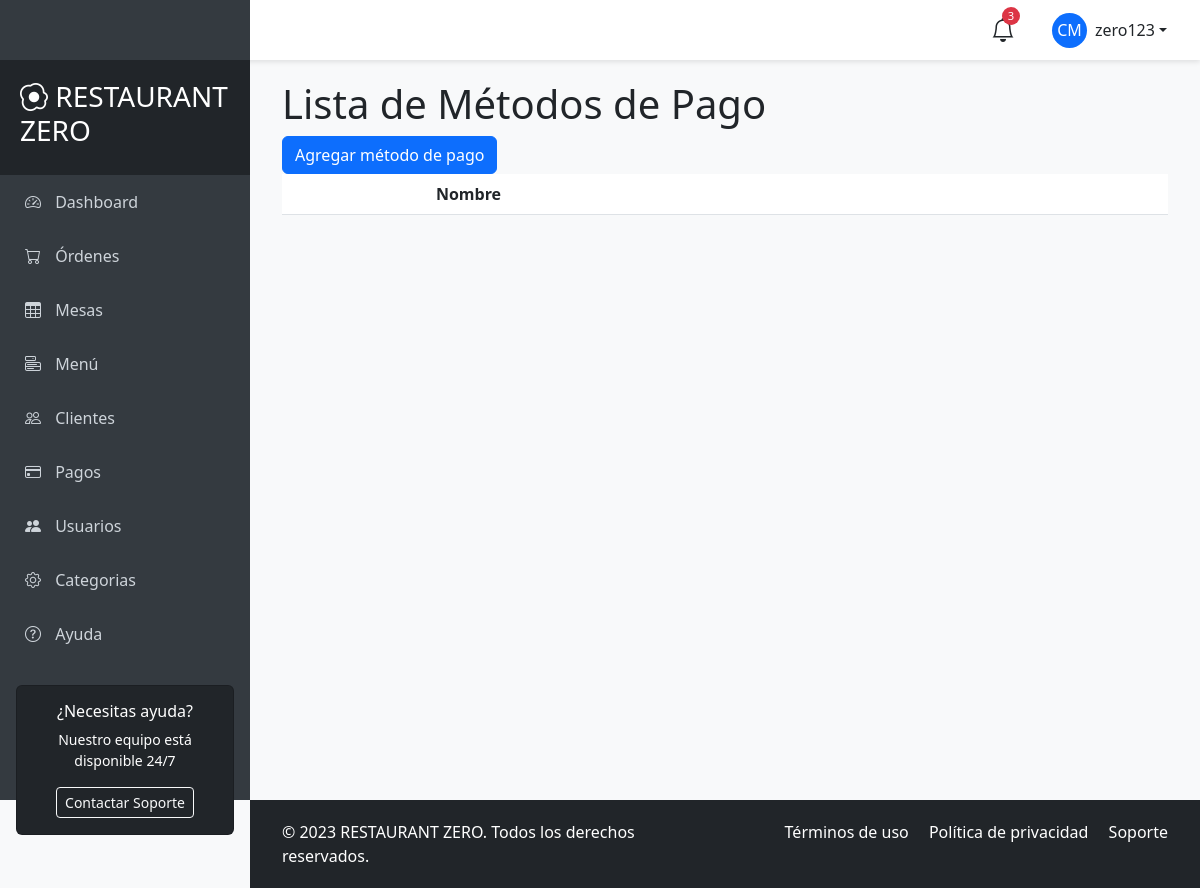
The app's page /ordenes/metodos_pago/ (signed in), older data.
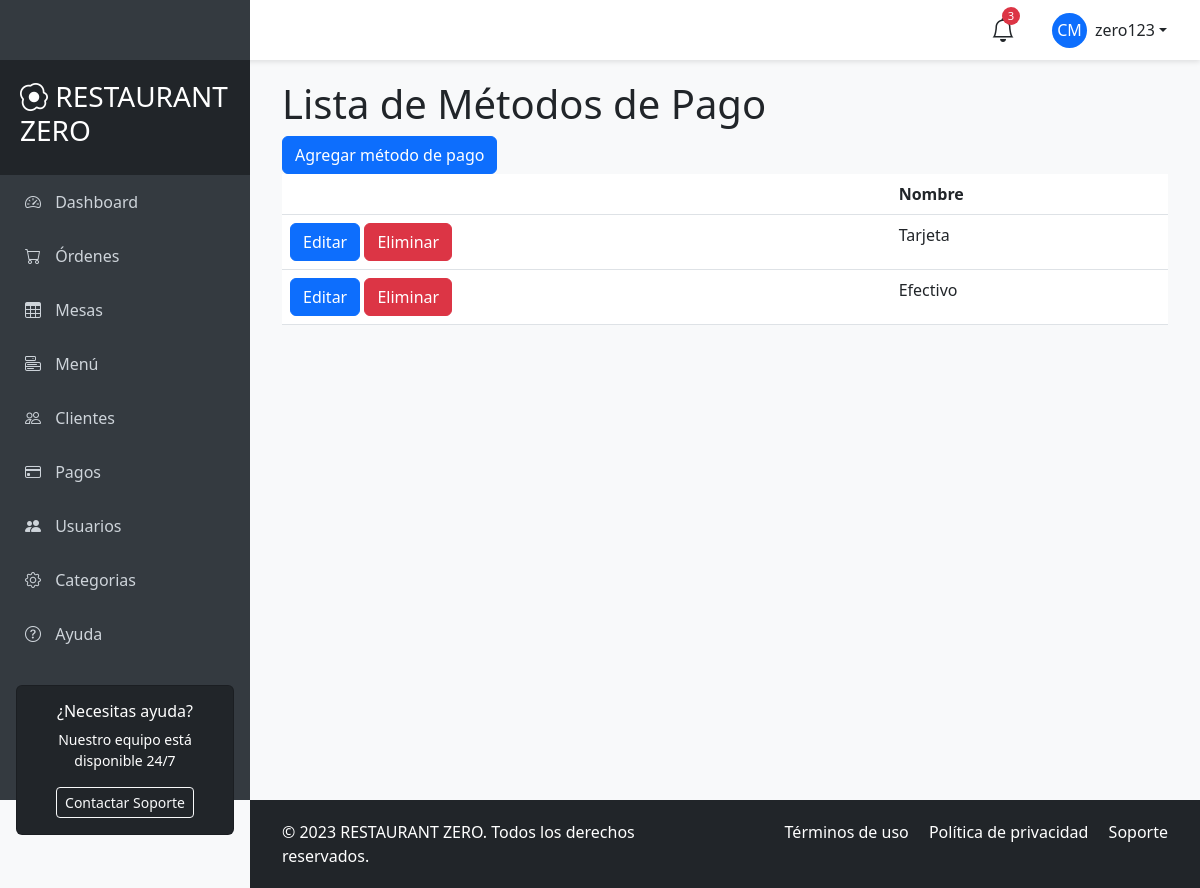
The same page, newer data.
### apps/ordenes/models.py (models this page shows, shortened)
class MetodoPago(models.Model):
    nombre = models.CharField(max_length=50)

### apps/ordenes/views.py (the view)
# urls.py: path('metodos_pago/', views.MetodoPagoListView.as_view(), name='metodos_pago_list'),
class MetodoPagoListView(LoginRequiredMixin, ListView):
    model = MetodoPago
    template_name = 'pagos/metodos_pago_list.html'
    context_object_name = 'metodos_pago'

### templates/pagos/metodos_pago_list.html
{% extends 'main/base_user.html' %}
{% block content %}
<h1>Lista de Métodos de Pago</h1>
<a class="btn btn-primary" href="{% url 'ordenes:metodos_pago_create' %}">Agregar método de pago</a>
<table class="table">
    <thead>
        <tr>
            <th></th>
            <th>Nombre</th>
        </tr>
    </thead>
    <tbody>
        {% for metodo_pago in metodos_pago %}
        <tr>
            <td>
                <a class="btn btn-primary" href="{% url 'ordenes:metodos_pago_edit' metodo_pago.pk %}">Editar</a>
                <a class="btn btn-danger" href="{% url 'ordenes:metodos_pago_delete' metodo_pago.pk %}">Eliminar</a>
            </td>
            <td>{{ metodo_pago.nombre }}</td>
        </tr>
        {% endfor %}
    </tbody>
</table>
{% endblock %}

Row changes from the older to the newer data that the page shows:
added MetodoPago: nombre "Tarjeta"
added MetodoPago: nombre "Efectivo"
